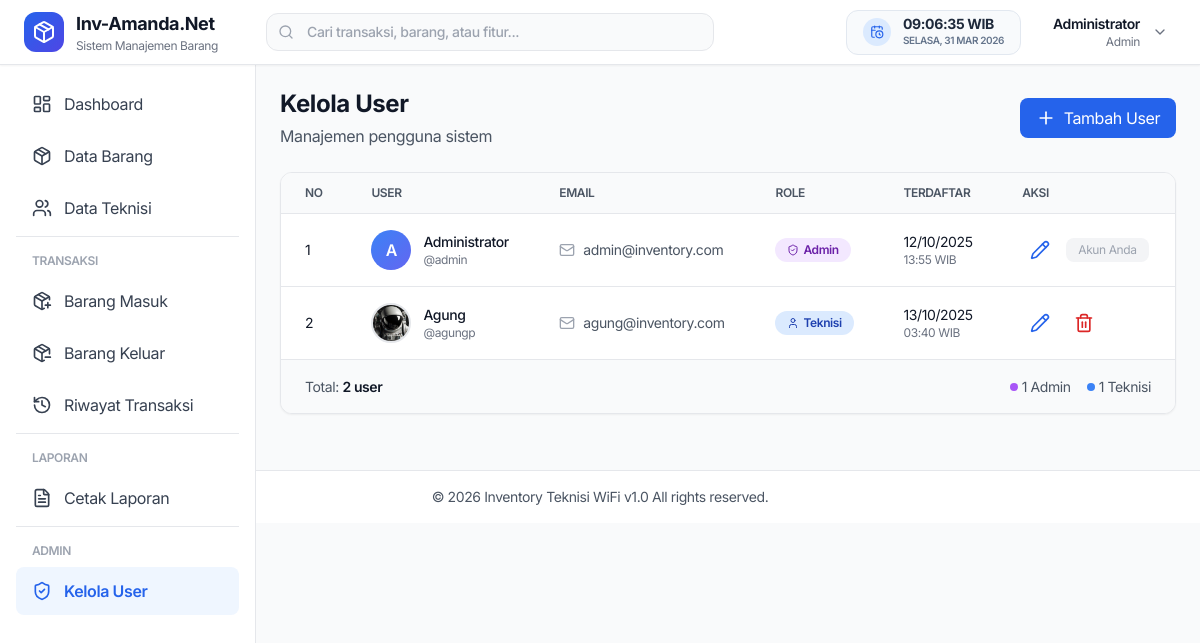
/user/index.php (signed in), run on an earlier commit of the app's database.
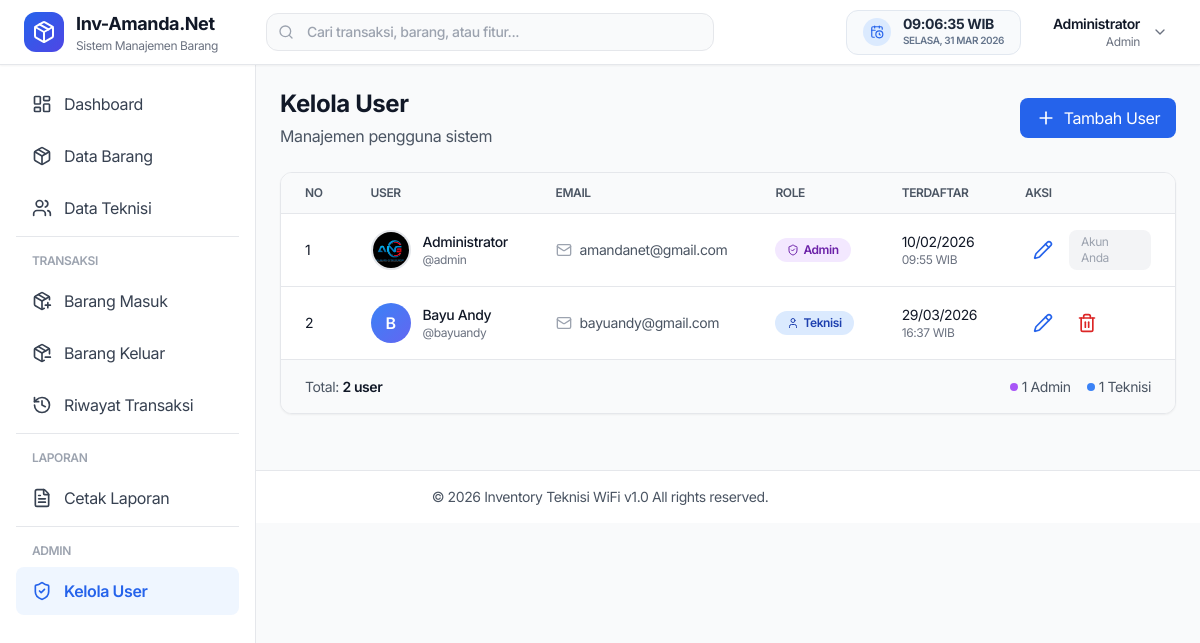
And on a later commit of the database.
### tables this page shows
CREATE TABLE `users` (
  `id` int NOT NULL,
  `username` varchar(50) NOT NULL,
  `password` varchar(255) NOT NULL,
  `nama_lengkap` varchar(100) NOT NULL,
  `email` varchar(100) DEFAULT NULL,
  `role` enum('admin','teknisi') DEFAULT 'teknisi',
  `foto_profil` varchar(255) DEFAULT NULL,
  `created_at` timestamp NOT NULL DEFAULT CURRENT_TIMESTAMP,
  `updated_at` timestamp NOT NULL DEFAULT CURRENT_TIMESTAMP ON UPDATE CURRENT_TIMESTAMP
);

### includes/auth_check.php (called while the page is built, shortened)
<?php
require_once __DIR__ . '/../config/database.php';
$user_id = $_SESSION['user_id'];
$query = "SELECT * FROM users WHERE id = ?";
$stmt = mysqli_prepare($conn, $query);
mysqli_stmt_bind_param($stmt, "i", $user_id);
mysqli_stmt_execute($stmt);
$result = mysqli_stmt_get_result($stmt);
$user = mysqli_fetch_assoc($result);
?>

### functions/user.php (called while the page is built, shortened)
<?php
function getAllUsers($conn) {
    $query = "SELECT * FROM users ORDER BY created_at ASC";
    return mysqli_query($conn, $query);
}
?>

### public/user/index.php (the view, shortened to what the changed rows need)
<?php
require_once '../../includes/auth_check.php';
require_once '../../functions/user.php';
$user_list = getAllUsers($conn);
require_once '../../includes/header.php';
?>
<div class="lg:ml-64 pt-16">
    <div class="p-6">
        <div class="flex flex-col md:flex-row md:items-center md:justify-between mb-6">
            <div>
                <h1 class="text-2xl font-bold text-gray-900">Kelola User</h1>
            </div>
        </div>
        <div class="bg-white rounded-xl shadow-sm border border-gray-200 overflow-hidden">
            <div class="overflow-x-auto">
                <table class="w-full">
                    <thead class="bg-gray-50 border-b border-gray-200">
                        <tr>
                            <th class="px-6 py-3 text-left text-xs font-semibold text-gray-600 uppercase">No</th>
                            <th class="px-6 py-3 text-left text-xs font-semibold text-gray-600 uppercase">User</th>
                            <th class="px-6 py-3 text-left text-xs font-semibold text-gray-600 uppercase">Email</th>
                            <th class="px-6 py-3 text-left text-xs font-semibold text-gray-600 uppercase">Role</th>
                            <th class="px-6 py-3 text-left text-xs font-semibold text-gray-600 uppercase">Terdaftar</th>
                            <th class="px-6 py-3 text-left text-xs font-semibold text-gray-600 uppercase">Aksi</th>
                        </tr>
                    </thead>
                    <tbody class="divide-y divide-gray-200">
                        <?php
                        $no = 1;
                        while ($row = mysqli_fetch_assoc($user_list)):
                        ?>
                        <tr class="hover:bg-gray-50 transition">
                            <td class="px-6 py-4 text-sm text-gray-900"><?= $no++ ?></td>
                            <td class="px-6 py-4">
                                <div class="flex items-center gap-3">
                                    <?php if (!empty($row['foto_profil']) && file_exists('../../' . $row['foto_profil'])): ?>
                                        <img src="../../<?= $row['foto_profil'] ?>"
                                             alt="<?= $row['nama_lengkap'] ?>"
                                             class="w-10 h-10 rounded-full object-cover border-2 border-gray-200">
                                    <?php else: ?>
                                        <div class="w-10 h-10 bg-gradient-to-br from-blue-500 to-indigo-500 rounded-full flex items-center justify-center text-white font-semibold">
                                            <?= strtoupper(substr($row['nama_lengkap'], 0, 1)) ?>
                                        </div>
                                    <?php endif; ?>
                                    <div>
                                        <div class="text-sm font-medium text-gray-900"><?= $row['nama_lengkap'] ?></div>
                                        <div class="text-xs text-gray-500">@<?= $row['username'] ?></div>
                                    </div>
                                </div>
                            </td>
                            <td class="px-6 py-4 text-sm text-gray-600">
                                <?php if (!empty($row['email'])): ?>
                                    <div class="flex items-center gap-2">
                                        <i data-lucide="mail" class="w-4 h-4 text-gray-400"></i>
                                        <?= $row['email'] ?>
                                    </div>
                                <?php else: ?>
                                    <span class="text-gray-400 italic">Belum diisi</span>
                                <?php endif; ?>
                            </td>
                            <td class="px-6 py-4">
                                <?php if ($row['role'] === 'admin'): ?>
                                    <span class="inline-flex items-center gap-1 px-3 py-1 text-xs font-semibold rounded-full bg-purple-100 text-purple-800">
                                        <i data-lucide="shield-check" class="w-3 h-3"></i>
                                        Admin
                                    </span>
                                <?php else: ?>
                                    <span class="inline-flex items-center gap-1 px-3 py-1 text-xs font-semibold rounded-full bg-blue-100 text-blue-800">
                                        <i data-lucide="user" class="w-3 h-3"></i>
                                        Teknisi
                                    </span>
                                <?php endif; ?>
                            </td>
                            <td class="px-6 py-4">
                                <div class="text-sm text-gray-900"><?= date('d/m/Y', strtotime($row['created_at'])) ?></div>
                                <div class="text-xs text-gray-500"><?= date('H:i', strtotime($row['created_at'])) ?> WIB</div>
                            </td>
                            <td class="px-6 py-4">
                                <div class="flex items-center gap-2">
                                    <a href="edit?id=<?= $row['id'] ?>"
                                       class="p-2 text-blue-600 hover:bg-blue-50 rounded-lg transition"
                                       title="Edit User">
                                        <i data-lucide="pencil" class="w-5 h-5"></i>
                                    </a>
                                    <?php if ($row['id'] != $user['id']): ?>
                                    <button onclick="confirmDelete('hapus?id=<?= $row['id'] ?>', '<?= $row['username'] ?>')"
                                            class="p-2 text-red-600 hover:bg-red-50 rounded-lg transition"
                                            title="Hapus User">
                                        <i data-lucide="trash-2" class="w-5 h-5"></i>
                                    </button>
                                    <?php else: ?>
                                    <div class="px-3 py-1 text-xs text-gray-400 bg-gray-100 rounded-lg">
                                        Akun Anda
                                    </div>
                                    <?php endif; ?>
                                </div>
                            </td>
                        </tr>
                        <?php endwhile; ?>
                    </tbody>
                </table>
            </div>
        </div>
    </div>
</div>
<?php require_once '../../includes/footer.php'; ?>

### includes/header.php (shortened to what the changed rows need)
<!DOCTYPE html>
<html lang="id">
<head>
    <script src="https://cdn.tailwindcss.com"></script>
</head>
<body class="bg-gray-50 text-gray-800 tracking-tight">
    <nav class="bg-white shadow-sm border-b border-gray-200 fixed top-0 left-0 right-0 z-50">
        <div class="px-4 lg:px-6">
            <div class="flex items-center justify-between h-16">
                <div class="flex items-center gap-4 flex-1">
                    <div class="flex items-center gap-3">
                        <div class="hidden md:block min-w-max">
                            <h1 class="text-lg font-bold text-gray-900">Inv-Amanda.Net</h1>
                        </div>
                    </div>
                </div>
                <div class="flex items-center gap-4 md:gap-6">
                    <div class="relative">
                        <button onclick="toggleUserMenu()" class="flex items-center gap-3 p-2 rounded-xl hover:bg-slate-100 transition">
                            <div class="hidden md:block text-right">
                                <p class="text-sm font-semibold text-gray-900"><?= $user['nama_lengkap'] ?></p>
                                <p class="text-xs text-gray-500"><?= ucfirst($user['role']) ?></p>
                            </div>
                        </button>
                    </div>
                </div>
            </div>
        </div>
    </nav>

What changed in the data, as far as the page shows it:
removed users: foto_profil (picture), nama_lengkap "Agung", username "agungp", email "agung@inventory.com", role "teknisi" (drawn), created_at "13/10/2025", created_at "03:40"
changed users "Administrator": foto_profil: picture added; email "admin@inventory.com" → "amandanet@gmail.com"; created_at "12/10/2025" → "10/02/2026"; created_at "13:55" → "09:55"; nama_lengkap "A" → (not shown)
added users: nama_lengkap "B", nama_lengkap "Bayu Andy", username "bayuandy", email "bayuandy@gmail.com", role "teknisi" (drawn), created_at "29/03/2026", created_at "16:37"
